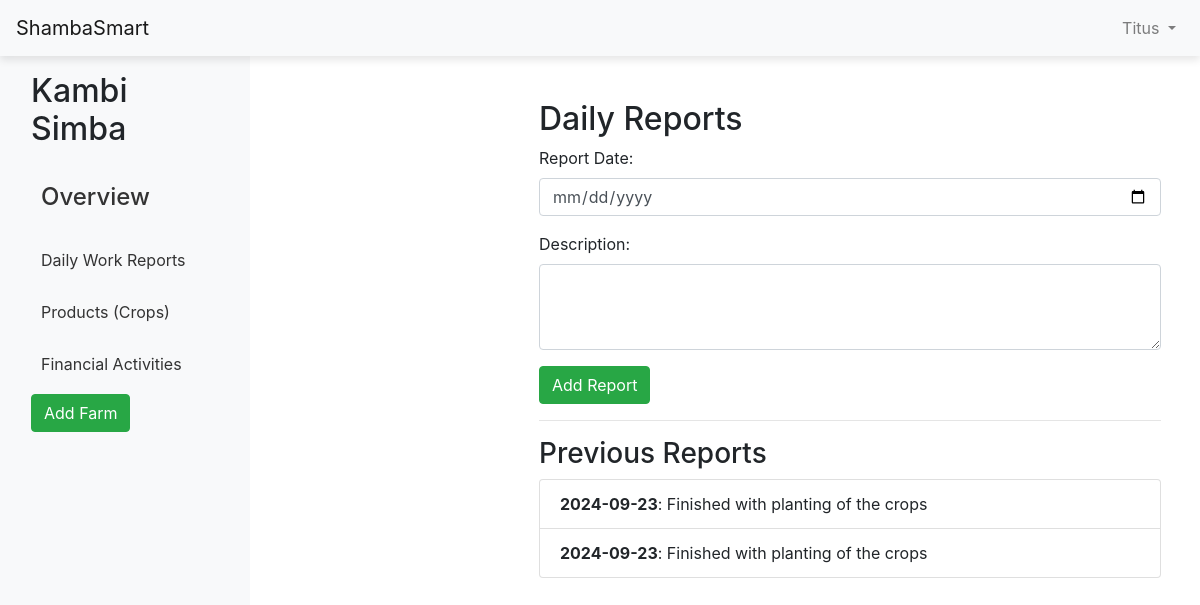
The page /daily_reports (signed in) on the database its author committed.
### website/models.py (models this page shows)
class Farmer(db.Model, UserMixin):
    id = db.Column(db.Integer, primary_key=True)
    first_name = db.Column(db.String(50))
    last_name = db.Column(db.String(50))
    email = db.Column(db.String(150), unique=True)
    username = db.Column(db.String(80), unique=True, nullable=False)
    password = db.Column(db.String(200), nullable=False)
    farms = db.relationship('Farm', backref='farmer', lazy=True)
    crops = db.relationship('Crop', back_populates='farmer', lazy=True)

class Farm(db.Model):
    id = db.Column(db.Integer, primary_key=True)
    name = db.Column(db.String(150), nullable=False)
    country = db.Column(db.String(100), nullable=False)
    address = db.Column(db.String(200), nullable=False)
    size = db.Column(db.Float, nullable=False)
    size_unit = db.Column(db.String(50), nullable=False, default='acres')
    farmer_id = db.Column(db.Integer, db.ForeignKey('farmer.id'), nullable=False)
    crops = db.relationship('Crop', backref='farm', lazy=True)

class DailyReport(db.Model):
    id = db.Column(db.Integer, primary_key=True)
    crop_id = db.Column(db.Integer, db.ForeignKey('crop.crop_id'), nullable=True)  # Optional crop
    farm_id = db.Column(db.Integer, db.ForeignKey('farm.id'), nullable=False)
    date = db.Column(db.Date, nullable=False)
    activity = db.Column(db.String(255), nullable=False)
    crop = db.relationship('Crop', backref='daily_reports', lazy=True)
    farm = db.relationship('Farm', backref='daily_reports', lazy=True)

### website/views.py (the view, shortened to what this page needs)
@views.route('/daily_reports', methods=['GET', 'POST'])
@login_required
def daily_reports():
    farm = Farm.query.filter_by(farmer_id=current_user.id).first()
    reports = DailyReport.query.filter_by(farm_id=farm.id).all()
    return render_template('daily_reports.html', farm=farm, reports=reports)

### website/templates/daily_reports.html
{% extends 'base.html' %}
{% block content %}
<div class="container mt-4">
    <h2>Daily Reports</h2>
    <form method="POST">
        <div class="form-group">
            <label for="report_date">Report Date:</label>
            <input type="date" class="form-control" name="report_date" required>
        </div>
        <div class="form-group">
            <label for="description">Description:</label>
            <textarea class="form-control" name="description" rows="3" required></textarea>
        </div>
        <button type="submit" class="btn btn-success">Add Report</button>
    </form>
    <hr>
    <h3>Previous Reports</h3>
    {% if reports %}
        <ul class="list-group">
            {% for report in reports %}
                <li class="list-group-item">
                    <strong>{{ report.date }}</strong>: {{ report.activity }}
                </li>
            {% endfor %}
        </ul>
    {% else %}
        <p>No reports available.</p>
    {% endif %}
</div>
{% endblock %}

### website/templates/base.html (shortened to what this page needs)
<!DOCTYPE html>
<html lang="en">
<head>
    <link rel="stylesheet" href="https://stackpath.bootstrapcdn.com/bootstrap/4.5.2/css/bootstrap.min.css">
    <link rel="stylesheet" href="{{ url_for('static', filename='styles.css') }}">
</head>
<body>
    <nav class="navbar navbar-expand-lg navbar-light bg-light">
        <a class="navbar-brand" href="{{ url_for('views.home') }}">ShambaSmart</a>
        <ul class="navbar-nav ml-auto">
            <li class="nav-item dropdown">
                <a class="nav-link dropdown-toggle" href="#" id="userDropdown" role="button" data-toggle="dropdown">
                    {{ current_user.first_name }}
                </a>
            </li>
        </ul>
    </nav>
    <div class="container-fluid">
        <div class="row">
            <div class="col-auto sidebar" id="sidebar">
                <div class="d-flex flex-column p-3">
                    <h2 class="mb-4">{{ farm.name if farm else 'Welcome' }}</h2>
                    <ul class="nav flex-column">
                        <li class="nav-item mb-2">
                            <a href="{{ url_for('views.home') }}" class="nav-link"><h4>Overview</h4></a>
                        </li>
                        <li class="nav-item mb-2">
                            <a href="{{ url_for('views.daily_reports') }}" class="nav-link">Daily Work Reports</a>
                        </li>
                        <li class="nav-item mb-2">
                            <a href="{{ url_for('views.products') }}" class="nav-link">Products (Crops)</a>
                        </li>
                        <li class="nav-item mb-2">
                            <a href="{{ url_for('views.financial_activities') }}" class="nav-link">Financial Activities</a>
                        </li>
                        <li class="nav-item mb-2">
                            <a href="{{ url_for('views.add_farm') }}" class="btn btn-success">Add Farm</a>
                        </li>
                    </ul>
                </div>
            </div>
            <main role="main" class="col px-md-4">
                <div class="content">
                    {% block content %}
                    {% endblock %}
                </div>
            </main>
        </div>
    </div>
</body>
</html>

### website/static/styles.css (style rules this page uses)
.sidebar { width: 250px; background-color: #f8f9fa; min-height: 100vh; }
.sidebar .nav-link { color: #333; padding: 10px; }
main { margin-left: 250px; padding-top: 20px; }
.navbar { z-index: 999; position: sticky; top: 0; width: 100%; box-shadow: 0 4px 8px rgba(0, 0, 0, 0.1); }

### rows shown on the page
Farmer: first_name "Titus"
Farm: name "Kambi Simba"
DailyReport: date "2024-09-23", activity "Finished with planting of the crops"
DailyReport: date "2024-09-23", activity "Finished with planting of the crops"
